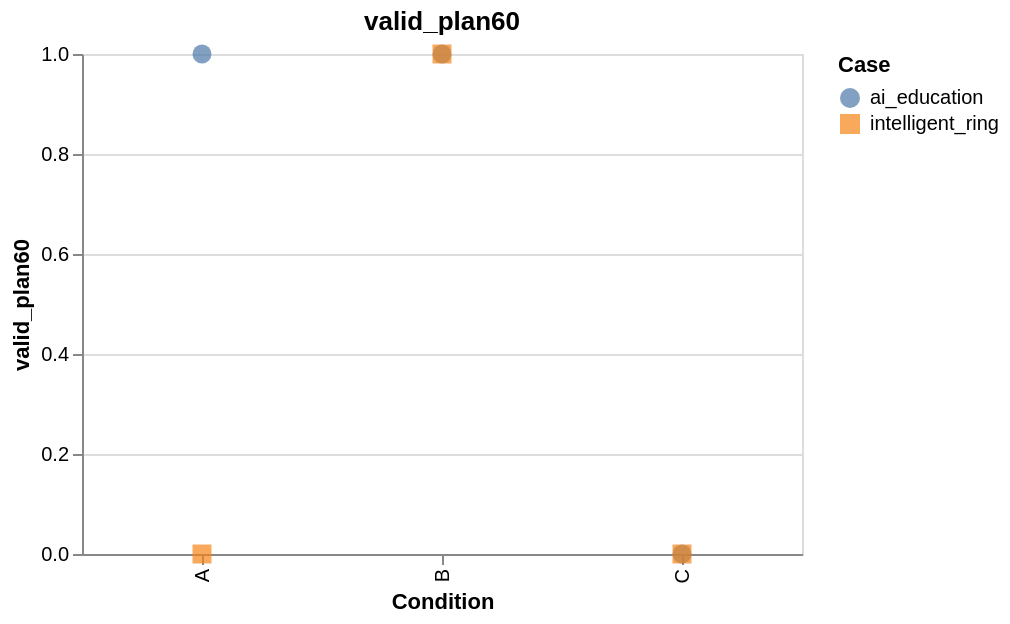

This figure's Vega-Lite source:
### Vega-Lite specification from a JSON file in a GitHub repository (floating-point values rounded to 4 significant figures)
{"config": {"view": {"continuousWidth": 300, "continuousHeight": 300}}, "data": {"values": [{"case_id": "ai_education", "condition": "A", "value": 1}, {"case_id": "ai_education", "condition": "B", "value": 1}, {"case_id": "ai_education", "condition": "C", "value": 0}, {"case_id": "intelligent_ring", "condition": "C", "value": 0}, {"case_id": "intelligent_ring", "condition": "B", "value": 1}, {"case_id": "intelligent_ring", "condition": "A", "value": 0}]}, "mark": {"type": "point", "filled": true, "size": 90}, "encoding": {"color": {"field": "case_id", "title": "Case", "type": "nominal"}, "shape": {"field": "case_id", "type": "nominal"}, "tooltip": [{"field": "case_id", "type": "nominal"}, {"field": "condition", "type": "nominal"}, {"field": "value", "type": "quantitative"}], "x": {"field": "condition", "sort": ["A", "B", "C", "D"], "title": "Condition", "type": "nominal"}, "y": {"field": "value", "scale": {"zero": false}, "title": "valid_plan60", "type": "quantitative"}}, "height": 250, "title": "valid_plan60", "width": 360, "$schema": "https://vega.github.io/schema/vega-lite/v6.4.1.json"}
